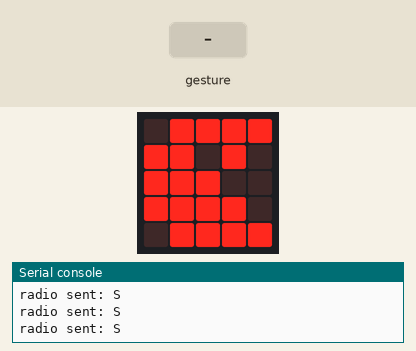
Recording of a program running on a simulated BBC micro:bit running MicroPython. Parts: the board's 5×5 LED display, the last lines printed to the serial console. The test bench sets the inputs (shaded band). No radio messages arrive unless stated (any console line starting 'radio sent:' is added by the test bench); a tilt is held for 1.5 s and a shake lasts 1 s, then the board lies face up again.

Above: at 1.2 s.
1.3 s: gesture 'up'
At 2.2 s:
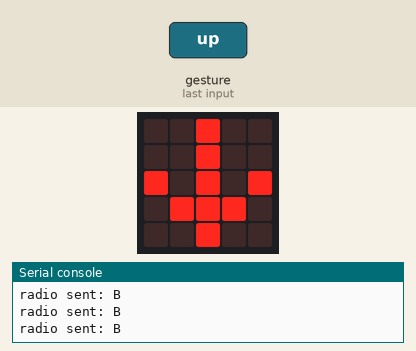
4.3 s: gesture 'down'
At 4.9 s:
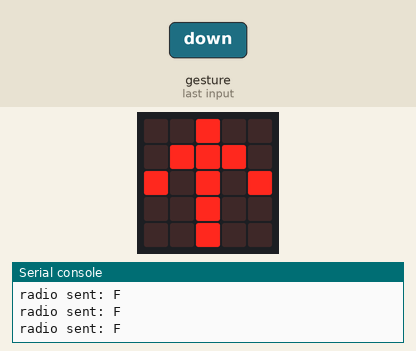
7.3 s: gesture 'left'
At 8.0 s:
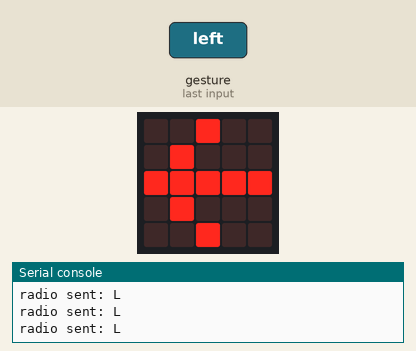
10.3 s: gesture 'right'
At 11.6 s:
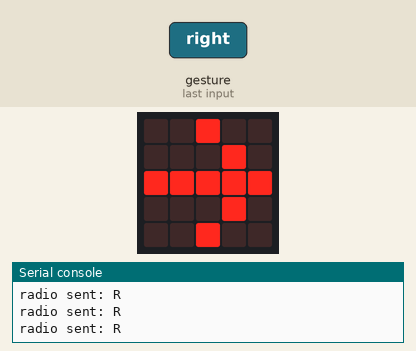
Timing chart, 0 to 13.3 s (numbered marks = the images above; inputs shaded):
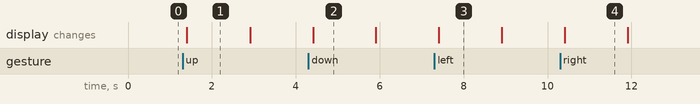

Measured:
- after the input at 1.3 s, the display: changes after 0.10 s (image 1)
- after the input at 4.3 s, the display: changes after 0.11 s (image 2)
- after the input at 7.3 s, the display: changes after 0.10 s (image 3)
- after the input at 10.3 s, the display: changes after 0.11 s (image 4)
- what the display in image 1 shows lasts 1.5 s, from 1.4 s to 2.9 s

The program:

Microbit_Remote.py
```python
# Microbit code for Remote Control

from microbit import *
import radio

# turn on the radio using default channel 7
radio.config(channel=7)
radio.on()

while True:
    if accelerometer.is_gesture("up"):
        radio.send("B")
        display.show(Image.ARROW_S)
    elif accelerometer.is_gesture("down"):
        radio.send("F")
        display.show(Image.ARROW_N)
    elif accelerometer.is_gesture("left"):
        radio.send("L")
        display.show(Image.ARROW_W)
    elif accelerometer.is_gesture("right"):
        radio.send("R")
        display.show(Image.ARROW_E)

    else:
        radio.send("S")
        display.show(Image.PACMAN)
    sleep(10)
```
